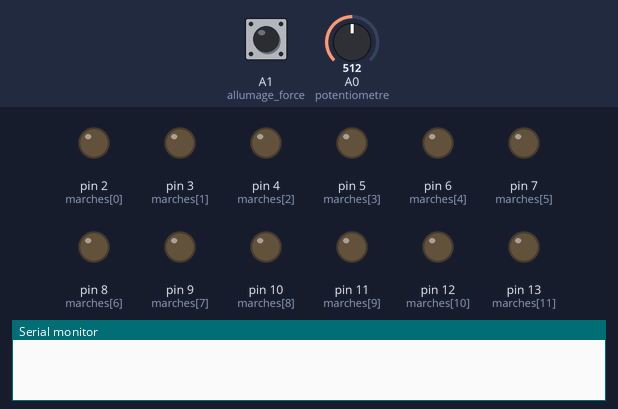
Simulated run of this sketch. Board: Arduino Uno, built with avr-gcc and run on an emulated ATmega328P. On the bench: output pins drawn as LEDs (lit = HIGH), the last lines printed to the serial monitor. The test bench sets the inputs (shaded band); at power-on: A1 (allumage_force) HIGH, A0 (potentiometre) = 512.

Above: at 1.2 s.
1.3 s: A1 (allumage_force) pulled LOW for 0.15 s
At 1.8 s:
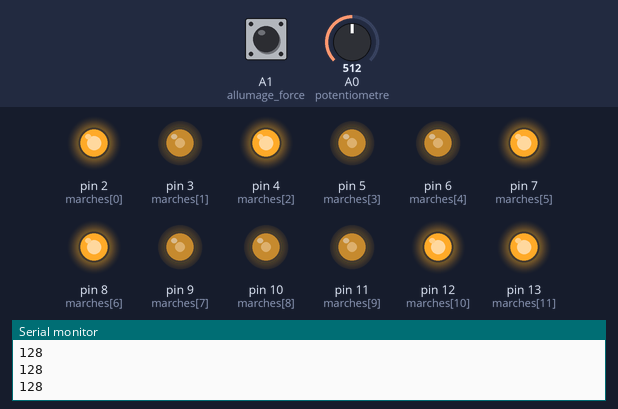
Timing chart, 0 to 4.3 s (numbered marks = the images above; inputs shaded):
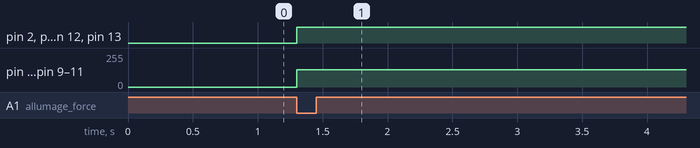

Measured:
- after the input at 1.3 s, pin 2 (marches[0]), pin 4 (marches[2]), pin 7 (marches[5]), pin 8 (marches[6]), pin 12 (marches[10]), pin 13 (marches[11]): LOW → HIGH at once; pin 3 (marches[1]), pin 5 (marches[3]), pin 6 (marches[4]), pin 9 (marches[7]), pin 10 (marches[8]), pin 11 (marches[9]): 0/255 → 128/255 at once

The sketch:

leds_alex.ino
```cpp
#define NB_MARCHES  12

int marches[NB_MARCHES] = {2,3,4,5,6,7,8,9,10,11,12,13};

int allumage_force = A1;
int montee = A3;
int descente = A4;
int potentiometre = A0;

int valeur_potentiometre;

int toto = 0;

void setup() {
  // put your setup code here, to run once:

  for(int i = 0; i< NB_MARCHES; i++)
  {
    pinMode(marches[i], OUTPUT);
    analogWrite(marches[i], 0);
  }

  pinMode(allumage_force, INPUT_PULLUP);
  pinMode(montee, INPUT_PULLUP);
  pinMode(descente, INPUT_PULLUP);

  pinMode(potentiometre, INPUT);

  Serial.begin(115200);
}


void loop() {
  // put your main code here, to run repeatedly:

  if( !digitalRead(allumage_force) )
  {

    valeur_potentiometre = analogRead(potentiometre) / 4;
    Serial.println(valeur_potentiometre);
    Marche_forcee(valeur_potentiometre);
    //Marche_forcee(valeur_potentiometre);

  }


}


void Effet1(int vitesse)
{
   for(int i = 0; i< NB_MARCHES; i++)
   {
     for(int j = 0; j< NB_MARCHES; j++)
     {
       analogWrite(marches[j], 0);
     }

       analogWrite(marches[i], 255);
       delay(vitesse);
   }

   for(int i = NB_MARCHES; i>=0; i--)
   {
     for(int j = 0; j< NB_MARCHES; j++)
     {
       analogWrite(marches[j], 0);
     }

       analogWrite(marches[i], 255);
       delay(vitesse);
   }
}


void Effet2(int vitesse)
{
   for(int j = 0; j< NB_MARCHES; j++)
   {
     analogWrite(marches[j], 0);
   }

   for(int i = 0; i< NB_MARCHES; i++)
   {
     for(int j = 0; j< 255; j++)
     {
       analogWrite(marches[i], j);
       delay(4);
     }
     delay(50);
   }

   delay(2000);

   for(int i = NB_MARCHES-1; i>=0; i--)
   {
     for(int j = 255; j>=0 ; j--)
     {
       analogWrite(marches[i], j);
       delay(4);
     }
     delay(50);
   }
}

void Marche_forcee(int valMax)
{
   for(int j = 0; j< NB_MARCHES; j++)
   {
     analogWrite(marches[j], valMax);
   }
}


void Sinus(int valMax)
{

   int i = 0;

    for(i = 0; i<valMax; i++)
    {
      for(int j = 0; j< NB_MARCHES; j++)
      {
        analogWrite(marches[j], i);
      }

      delay(10);
    }

    for(i = valMax; i>=0; i--)
    {
      for(int j = 0; j< NB_MARCHES; j++)
      {
        analogWrite(marches[j], i);
      }

      delay(10);
    }

}
```
